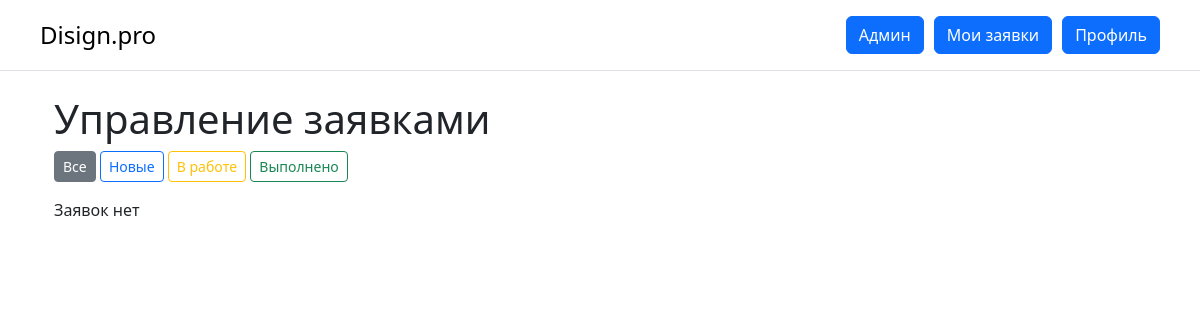
Page /admin-panel/status/ (signed in) on the earlier database version.
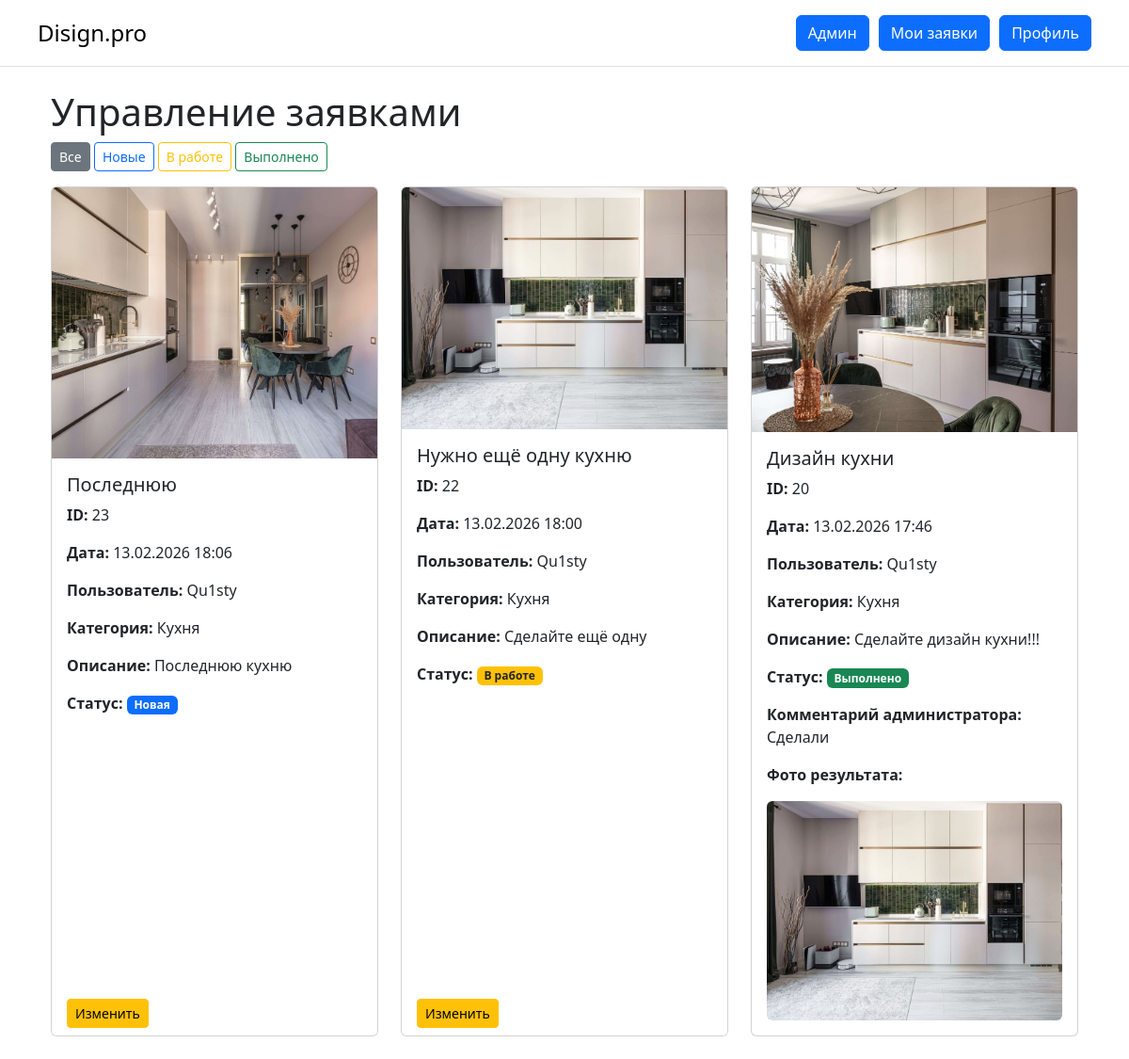
Same page on the later database version.
### main/models.py (models this page shows, shortened)
class DesignRequest(models.Model):
    class Status(models.TextChoices):
        NEW = 'new', 'Новая'
        IN_PROGRESS = 'in_progress', 'Принято в работу'
        DONE = 'done', 'Выполнено'
    user = models.ForeignKey(
        settings.AUTH_USER_MODEL,
        on_delete=models.CASCADE,
        verbose_name='Пользователь'
    )
    title = models.CharField('Название', max_length=200)
    description = models.TextField('Описание')
    category = models.ForeignKey(
        Category,
        on_delete=models.CASCADE,
        verbose_name='Категория'
    )
    photo = models.ImageField(
        'Фото помещения / план',
        upload_to='design_requests/photos/',
        validators=[validate_image_size, validate_image_extension]
    )
    result_image = models.ImageField(
        'Фото выполненной работы',
        upload_to='design_requests/results/',
        blank=True,
        null=True
    )
    admin_comment = models.TextField(
        'Комментарий администратора',
        blank=True,
        null=True
    )
    status = models.CharField(
        max_length=20,
        choices=Status.choices,
        default=Status.NEW,
        verbose_name='Статус'
    )
    created_at = models.DateTimeField(
        'Дата создания',
        auto_now_add=True
    )
    class Meta:
        ordering = ['-created_at']
        verbose_name = 'Заявка на дизайн'
        verbose_name_plural = 'Заявки на дизайн'

class Category(models.Model):
    name = models.CharField(
        'Название категории',
        max_length=100,
        unique=True
    )
    class Meta:
        verbose_name = 'Категорию'
        verbose_name_plural = 'Категории'

### main/views.py (the view)
# urls.py: path('admin-panel/status/', views.filter_status, name='filter_status'),
@login_required
@user_passes_test(is_admin)
def filter_status(request):
    status_filter = request.GET.get('status')
    requests = DesignRequest.objects.all().order_by('-created_at')
    if status_filter:
        requests = requests.filter(status=status_filter)
    return render(request, 'main/filter_status.html', {
        'requests': requests,
        'status_filter': status_filter
    })

### main/views.py (called while the page is built)
def is_admin(user):
    return user.is_superuser

### main/templates/main/filter_status.html
{% extends 'main/base.html' %}
{% block content %}
<div class="container mt-4">
  <h1>Управление заявками</h1>
  <div class="mb-3">
    <a href="{% url 'filter_status' %}" class="btn btn-outline-secondary btn-sm{% if not status_filter %} active{% endif %}">Все</a>
    <a href="{% url 'filter_status' %}?status=new" class="btn btn-outline-primary btn-sm{% if status_filter == 'new' %} active{% endif %}">Новые</a>
    <a href="{% url 'filter_status' %}?status=in_progress" class="btn btn-outline-warning btn-sm{% if status_filter == 'in_progress' %} active{% endif %}">В работе</a>
    <a href="{% url 'filter_status' %}?status=done" class="btn btn-outline-success btn-sm{% if status_filter == 'done' %} active{% endif %}">Выполнено</a>
  </div>
  {% if requests %}
    <div class="row">
      {% for req in requests %}
        <div class="col-md-6 col-lg-4 mb-4">
          <div class="card h-100">
            {% if req.photo %}
              <img src="{{ req.photo.url }}" class="card-img-top" alt="{{ req.title }}">
            {% endif %}
            <div class="card-body">
              <h5 class="card-title">{{ req.title }}</h5>
              <p><b>ID:</b> {{ req.id }}</p>
              <p><b>Дата:</b> {{ req.created_at|date:"d.m.Y H:i" }}</p>
              <p><b>Пользователь:</b> {{ req.user.username }}</p>
              <p><b>Категория:</b> {{ req.category.name }}</p>
              <p><b>Описание:</b> {{ req.description }}</p>
              <p>
                <b>Статус:</b>
                {% if req.status == 'new' %}
                  <span class="badge bg-primary">Новая</span>
                {% elif req.status == 'in_progress' %}
                  <span class="badge bg-warning text-dark">В работе</span>
                {% else %}
                  <span class="badge bg-success">Выполнено</span>
                {% endif %}
              </p>
              {% if req.admin_comment %}
                <p><b>Комментарий администратора:</b> {{ req.admin_comment }}</p>
              {% endif %}
              {% if req.result_image %}
                <p><b>Фото результата:</b></p>
                <img src="{{ req.result_image.url }}" class="img-fluid rounded" alt="{{ req.title }}">
              {% endif %}
            </div>
            {% if req.status != 'done' %}
              <div class="card-footer bg-white border-0">
                <a
                  href="{% url 'update_status' req.id %}"
                  class="btn btn-warning btn-sm"
                >
                  Изменить
                </a>
              </div>
            {% endif %}
          </div>
        </div>
      {% endfor %}
    </div>
  {% else %}
    <p>Заявок нет</p>
  {% endif %}
</div>
{% endblock %}

### main/templates/main/base.html (shortened to what this page needs)
<!doctype html>
<html lang="ru">
<head>
    <link rel="stylesheet" href="https://cdn.jsdelivr.net/npm/bootstrap@5.3.3/dist/css/bootstrap.min.css">
    {% load static %}
    <link rel="stylesheet" href="{% static 'css/style.css' %}" />
</head>
<body>
{% if user.is_staff %}
<header class="d-flex flex-wrap justify-content-center py-3 mb-4 border-bottom">
        <a href="{% url 'index' %}" class="d-flex align-items-center mb-3 mb-md-0 me-md-auto link-body-emphasis text-decoration-none">
            <span class="fs-4", style="margin-left: 40px">
                Disign.pro
            </span>
        </a>
        <ul style="margin-right: 40px; display: flex; flex-direction: row; gap: 10px;" class="nav nav-pills">
            <li class="nav-item">
                <a href="{% url 'admin_panel' %}" class="btn btn-primary" aria-current="page">
                    Админ
                </a>
            </li>
            <li class="nav-item">
                <a href="{% url 'my_requests' %}" class="btn btn-primary" aria-current="page">
                    Мои заявки
                </a>
            </li>
            <li class="nav-item">
                <a href="{% url 'profile' %}" class="btn btn-primary" aria-current="page">
                    Профиль
                </a>
            </li>
        </ul>
    </header>
{% endif %}
    <section class="container">{% block content %} {% endblock %}</section>
</body>
</html>

### main/static/css/style.css (style rules this page uses)
a { text-decoration: none; }

Differences in the rows shown:
added DesignRequest: photo (picture), title "Последнюю", id "23", created_at "13.02.2026 18:06", user.username "Qu1sty", category.name "Кухня", description "Последнюю кухню", status "Новая"
added DesignRequest: photo (picture), title "Нужно ещё одну кухню", id "22", created_at "13.02.2026 18:00", user.username "Qu1sty", category.name "Кухня", description "Сделайте ещё одну", status "В работе"
added DesignRequest: photo (picture), title "Дизайн кухни", id "20", created_at "13.02.2026 17:46", user.username "Qu1sty", category.name "Кухня", description "Сделайте дизайн кухни!!!", status "Выполнено", admin_comment "Сделали", result_image (picture)
Other differences:
text no longer shown: "Заявок нет"
